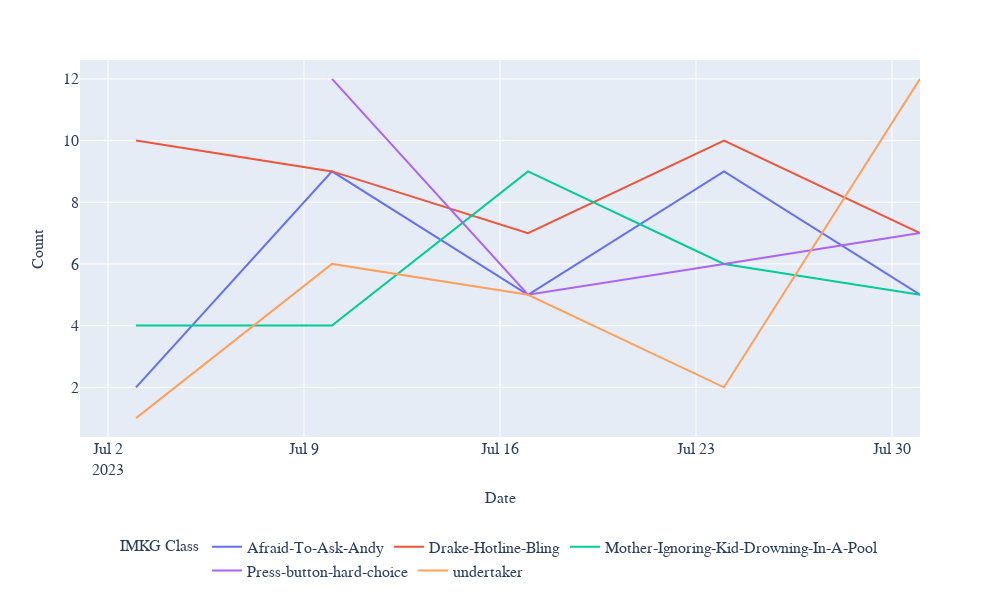

Notebook code cell kept with this figure:
### Code cell
basic_line_plotly(popular_weekly_df, x='Date', y='Counts', \
                  color_col='IMKG Class', xt='Date', \
                  yt='Count', title='Temporal Spread of Memes in Reddit', \
                  WIDTH=1000, HEIGHT=600)

### Figure 1 — Plotly figure (JSON) as saved in the notebook; plotly's stock layout.template omitted (floating-point values rounded to 4 significant figures)
{"data": [{"hovertemplate": "IMKG Class=Afraid-To-Ask-Andy<br>Date=%{x}<br>Counts=%{y}<extra></extra>", "legendgroup": "Afraid-To-Ask-Andy", "line": {"color": "#636efa", "dash": "solid"}, "marker": {"symbol": "circle"}, "mode": "lines", "name": "Afraid-To-Ask-Andy", "orientation": "v", "showlegend": true, "type": "scatter", "x": ["2023-07-03T00:00:00", "2023-07-10T00:00:00", "2023-07-17T00:00:00", "2023-07-24T00:00:00", "2023-07-31T00:00:00"], "xaxis": "x", "y": [2, 9, 5, 9, 5], "yaxis": "y"}, {"hovertemplate": "IMKG Class=Drake-Hotline-Bling<br>Date=%{x}<br>Counts=%{y}<extra></extra>", "legendgroup": "Drake-Hotline-Bling", "line": {"color": "#EF553B", "dash": "solid"}, "marker": {"symbol": "circle"}, "mode": "lines", "name": "Drake-Hotline-Bling", "orientation": "v", "showlegend": true, "type": "scatter", "x": ["2023-07-03T00:00:00", "2023-07-10T00:00:00", "2023-07-17T00:00:00", "2023-07-24T00:00:00", "2023-07-31T00:00:00"], "xaxis": "x", "y": [10, 9, 7, 10, 7], "yaxis": "y"}, {"hovertemplate": "IMKG Class=Mother-Ignoring-Kid-Drowning-In-A-Pool<br>Date=%{x}<br>Counts=%{y}<extra></extra>", "legendgroup": "Mother-Ignoring-Kid-Drowning-In-A-Pool", "line": {"color": "#00cc96", "dash": "solid"}, "marker": {"symbol": "circle"}, "mode": "lines", "name": "Mother-Ignoring-Kid-Drowning-In-A-Pool", "orientation": "v", "showlegend": true, "type": "scatter", "x": ["2023-07-03T00:00:00", "2023-07-10T00:00:00", "2023-07-17T00:00:00", "2023-07-24T00:00:00", "2023-07-31T00:00:00"], "xaxis": "x", "y": [4, 4, 9, 6, 5], "yaxis": "y"}, {"hovertemplate": "IMKG Class=Press-button-hard-choice<br>Date=%{x}<br>Counts=%{y}<extra></extra>", "legendgroup": "Press-button-hard-choice", "line": {"color": "#ab63fa", "dash": "solid"}, "marker": {"symbol": "circle"}, "mode": "lines", "name": "Press-button-hard-choice", "orientation": "v", "showlegend": true, "type": "scatter", "x": ["2023-07-10T00:00:00", "2023-07-17T00:00:00", "2023-07-24T00:00:00", "2023-07-31T00:00:00"], "xaxis": "x", "y": [12, 5, 6, 7], "yaxis": "y"}, {"hovertemplate": "IMKG Class=undertaker<br>Date=%{x}<br>Counts=%{y}<extra></extra>", "legendgroup": "undertaker", "line": {"color": "#FFA15A", "dash": "solid"}, "marker": {"symbol": "circle"}, "mode": "lines", "name": "undertaker", "orientation": "v", "showlegend": true, "type": "scatter", "x": ["2023-07-03T00:00:00", "2023-07-10T00:00:00", "2023-07-17T00:00:00", "2023-07-24T00:00:00", "2023-07-31T00:00:00"], "xaxis": "x", "y": [1, 6, 5, 2, 12], "yaxis": "y"}], "layout": {"height": 600, "legend": {"font": {"family": "Courier New, monospace", "size": 16}, "orientation": "h", "title": {"font": {"family": "Courier New, monospace", "size": 16}, "text": "IMKG Class"}, "tracegroupgap": 0, "x": 0.5, "xanchor": "center", "y": -0.4, "yanchor": "bottom"}, "margin": {"b": 100, "t": 60}, "title": {"x": 0.5}, "width": 1000, "xaxis": {"anchor": "y", "domain": [0, 1], "range": ["2023-07-01", "2023-07-31"], "tickfont": {"family": "Courier New, monospace", "size": 16}, "title": {"font": {"family": "Courier New, monospace", "size": 16}, "text": "Date"}}, "yaxis": {"anchor": "x", "domain": [0, 1], "tickfont": {"family": "Courier New, monospace", "size": 16}, "tickformat": ",d", "title": {"font": {"family": "Courier New, monospace", "size": 16}, "text": "Count"}}}}
